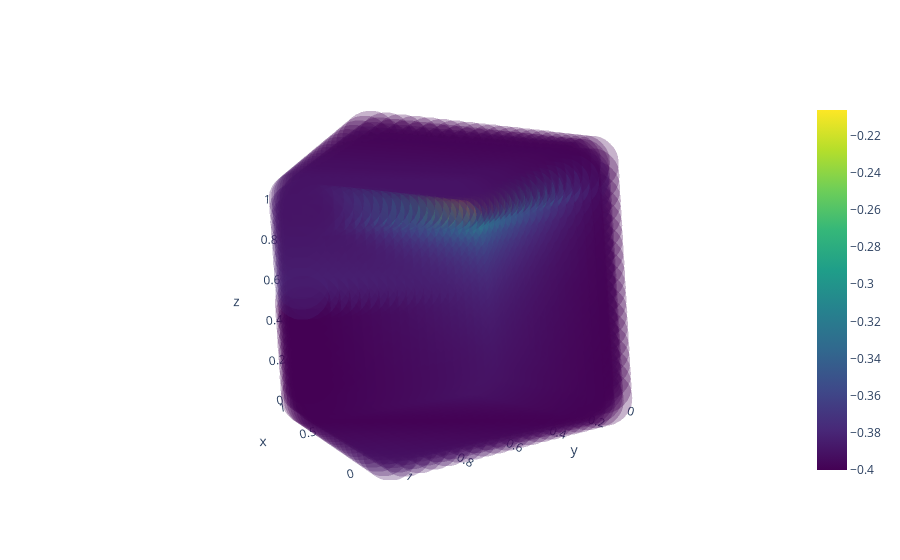

The code cell stored with this chart in its notebook:
### Code cell
import plotly.graph_objects as go



fs = f[:,5].reshape(20,20,20).flatten()

trace1 = go.Scatter3d(
    x = grid[0].flatten(),
    y = grid[1].flatten(),
    z = grid[2].flatten(),
    mode='markers',
    marker=dict(
        size=fs/np.max(fs) * 20,
        color=fs,                # set color to an array/list of desired values
        colorscale='Viridis',   # choose a colorscale
        opacity=0.3,
        line=dict(width=0),
        showscale=True
    )
)

data = [trace1]
# layout = go.Layout(
#     scene = dict(
#                     xaxis = dict(
#                         title='XXXX-XXXXXX'),
#                     yaxis = dict(
#                         title='XXXX-XXXXXX'),
#                     zaxis = dict(
#                         title='XXXX-XXXXXX'),),
#     margin=dict(
#         r=20, b=10, l=10, t=10
#     )


fig = go.Figure(data=data)
    
fig.show()
#py.iplot(fig, filename='3d-scatter-colorscale')
# plot(fig, filename='D:\\plots\\3dplots\\xx.html')

### Figure 1 — Plotly figure (JSON) as saved in the notebook; plotly's stock layout.template omitted (floating-point values rounded to 4 significant figures; data arrays with more than 128 entries replaced by an {"elided": "..."} marker saying what was removed)
{"data": [{"marker": {"color": {"elided": "8000 float values"}, "colorscale": [[0, "#440154"], [0.1111, "#482878"], [0.2222, "#3e4989"], [0.3333, "#31688e"], [0.4444, "#26828e"], [0.5556, "#1f9e89"], [0.6667, "#35b779"], [0.7778, "#6ece58"], [0.8889, "#b5de2b"], [1, "#fde725"]], "line": {"width": 0}, "opacity": 0.3, "showscale": true, "size": {"elided": "8000 float values"}}, "mode": "markers", "type": "scatter3d", "x": {"elided": "8000 float values"}, "y": {"elided": "8000 float values"}, "z": {"elided": "8000 float values"}}], "layout": {"autosize": true, "scene": {"aspectmode": "auto", "aspectratio": {"x": 1, "y": 1, "z": 1}, "camera": {"center": {"x": 0, "y": 0, "z": 0}, "eye": {"x": -1.739, "y": 1.008, "z": 0.0238}, "projection": {"type": "perspective"}, "up": {"x": -0.07647, "y": -0.02732, "z": 0.9967}}}}}
